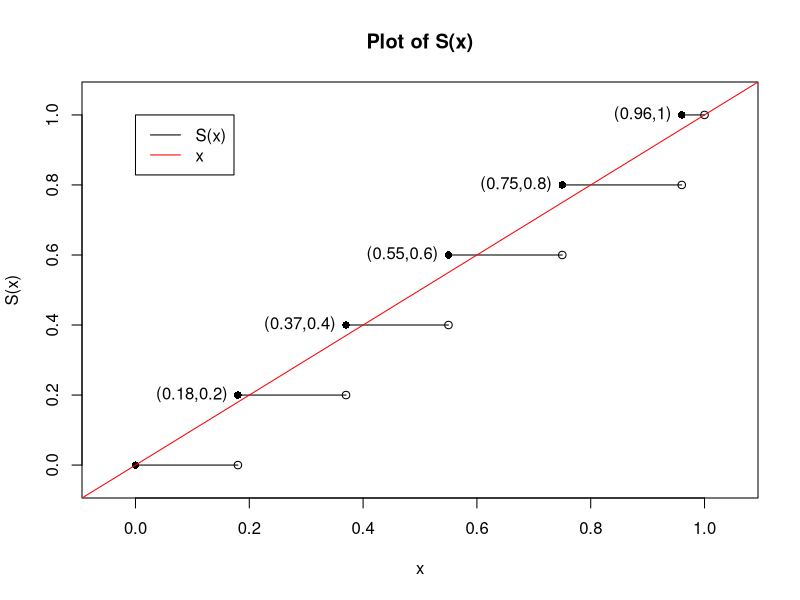
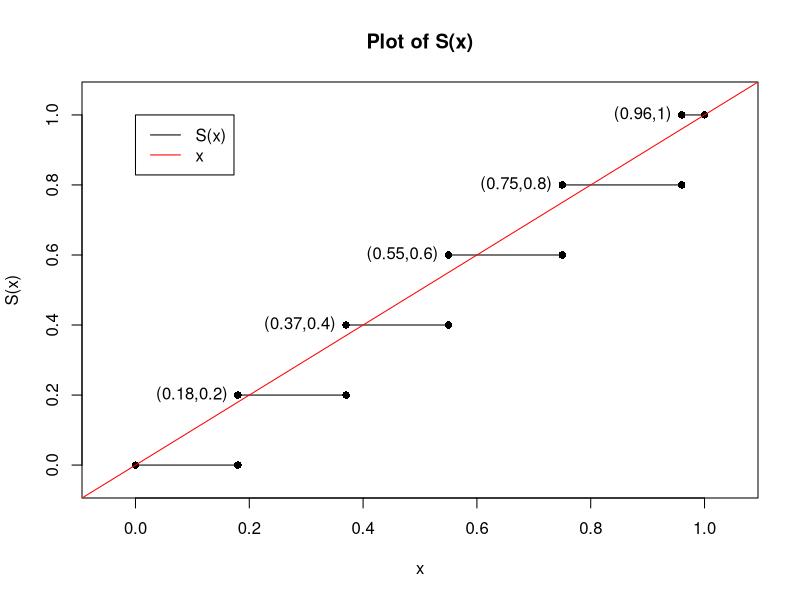

Recreate these plots in R, in order. (Note: a time limit stopped this script after it produced the figures.)
## ---- chunk 1
x = c(1.8, 3.7, 5.5, 7.5, 9.6)/10
Sx = (1:5)/5
highdiff <- abs(x - Sx)
SxLow <- (0:4)/5
lowdiff <- abs(x - SxLow)
df <- data.frame(x, SxLow, Sx, lowdiff, highdiff)
plot.new(); par(new=TRUE)
plot(x, Sx, type="n", xlim=c(-.05,1.05), ylim=c(-.05,1.05),
     ylab = "S(x)", main = "Plot of S(x)") 
segments(x[-length(x)], Sx[-length(x)], x[-1], Sx[-length(x)]) 
segments(c(0, 0.96), c(0, 1), c(0.18, 1), c(0, 1))
points(x[-length(x)], Sx[-length(x)], pch=16) 
points(x[-1], Sx[-length(x)], pch=1) 
points(c(0,0.18,0.96,1), y = c(0,0,1,1), pch=c(16,1))
text(x, Sx, paste("(", x, ",", Sx, ")", sep=""), pos = 2)
abline(0,1, col="red")
legend(x = 0, y = 1, legend = c("S(x)", "x"), 
       col = c("black", "red"), lty=c(1,1))
#kable(df)
## ---- chunk 2
plot(x, Sx, type="n", xlim=c(-.05,1.05), ylim=c(-.05,1.05),
     ylab = "S(x)", main = "Plot of S(x)") 
segments(x[-length(x)], Sx[-length(x)], x[-1], Sx[-length(x)]) 
segments(c(0, 0.96), c(0, 1), c(0.18, 1), c(0, 1))
points(x[-length(x)], Sx[-length(x)], pch=16) 
points(x[-1], Sx[-length(x)], pch=16) 
points(c(0,0.18,0.96,1), y = c(0,0,1,1), pch=c(16,16))
text(x, Sx, paste("(", x, ",", Sx, ")", sep=""), pos = 2)
abline(0,1, col="red")
legend(x = 0, y = 1, legend = c("S(x)", "x"), 
       col = c("black", "red"), lty=c(1,1))
## ---- chunk 3
# 1) Initialize vector and set seed
random_nums <- c(rep(0,1000)); random_nums[1] <- 6

# 2) Loop to generate remaining numbers
for(i in 2:1000){
  random_nums[i] <- ( 7^5 * random_nums[i-1] ) %% (2^31 - 1)
}

# 3) Sort and divide by 2^31 - 1
random_nums <- sort(random_nums/(2^31 - 1))

# 4) S(x) values to use for Kolmogorov test
comparison_Snx <- data.frame(low=seq.int(0, 999)/1000,
                             high=seq.int(1,1000)/1000)

# 5) Find supremum
max_difference <- max(max(abs(random_nums - comparison_Snx$low)),
                      max(abs(random_nums - comparison_Snx$high)))

# 6) Print result of the test
if(max_difference < 1.6276/sqrt(1000)){
  print("PASS")
} else {
  print("FAIL")
}
## ---- chunk 4
# knitr library
library(knitr)
comparison_value <- 1.6276/sqrt(1000)

# Generates 1000 values from standard normal with given seed
generator <- function(seed, multiplier=16807, mod=2147483647, N=1000, sorted=TRUE){
  # Initialize vector
  vector <- c(rep(0, times=N))
  vector[1] <- seed %% mod
  # Loop to create rest of the vector
  for(i in 2:N){
    vector[i] <- (multiplier * vector[i-1]) %% mod
  }
  # Divide values so they're between (0,1), return
  vector <- sort(vector/mod)
  return(vector)
}

# Sn(x) values to compare against F(x) = x
comparison_Snx <- data.frame(low=seq.int(0, 999)/1000,
                             high=seq.int(1,1000)/1000)

# Kolmogorov function
kolmogorov <- function(random_vec, comp_value=comparison_value){
  max_difference <- max(max(abs(random_vec - comparison_Snx$low)),
                        max(abs(random_vec - comparison_Snx$high)))
  if(max_difference < comp_value){
    return (TRUE)
  } else {
    return (FALSE)
  }
}

# Apply the function to the first N seeds
N <- 10^3
results <- c(rep(0,N))
for(j in 1:N){
  range <- ((j-1)*1000+1):((j-1)*1000+1000)
  results[j] <- sum(apply(mapply(generator, seed=range), MARGIN = 2, FUN = kolmogorov))
}
## ---- chunk 5
# Results
#result <- sum(results[results>=900])/length(results)
hist(results, breaks = c(975:1000), freq = FALSE,
     xlab="Number of seeds that passed out of 1000",
     main="Distribution of proportion passing test")
